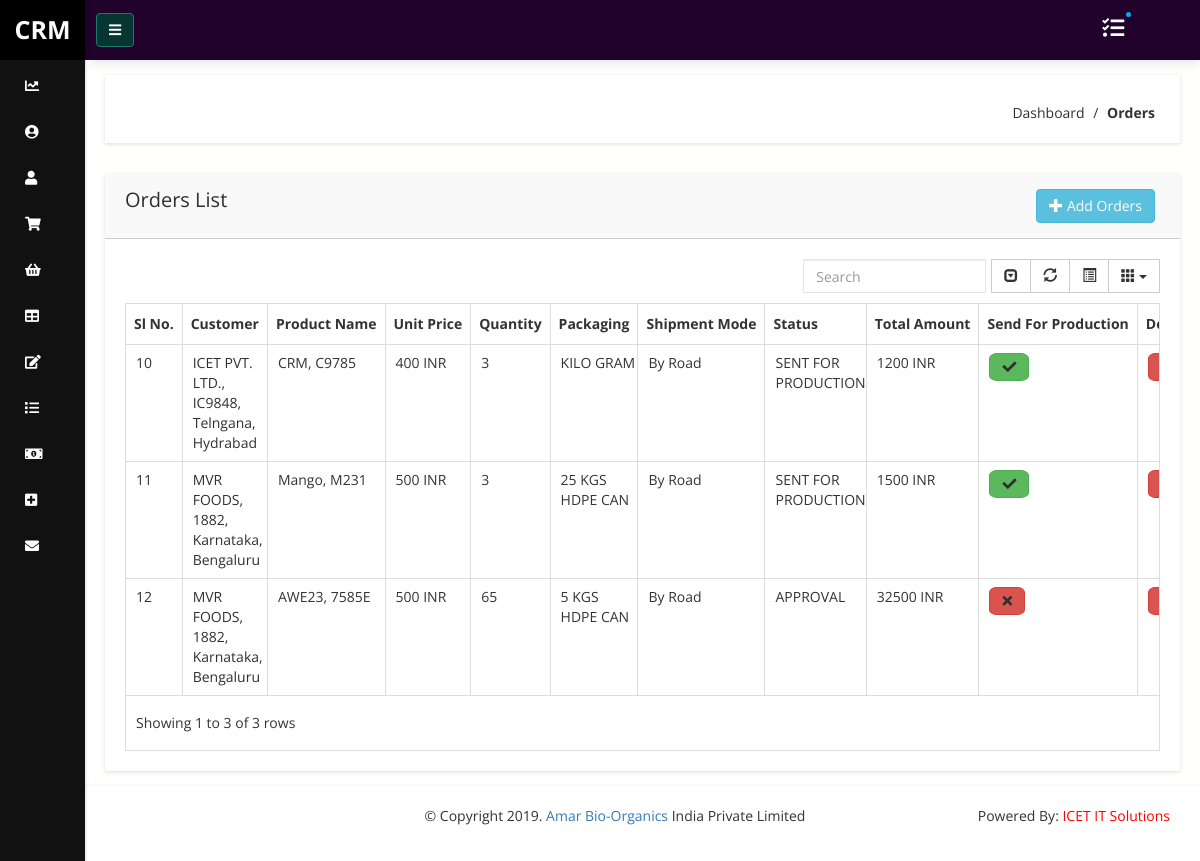
Page /ordered/items (signed in) on the earlier database version.
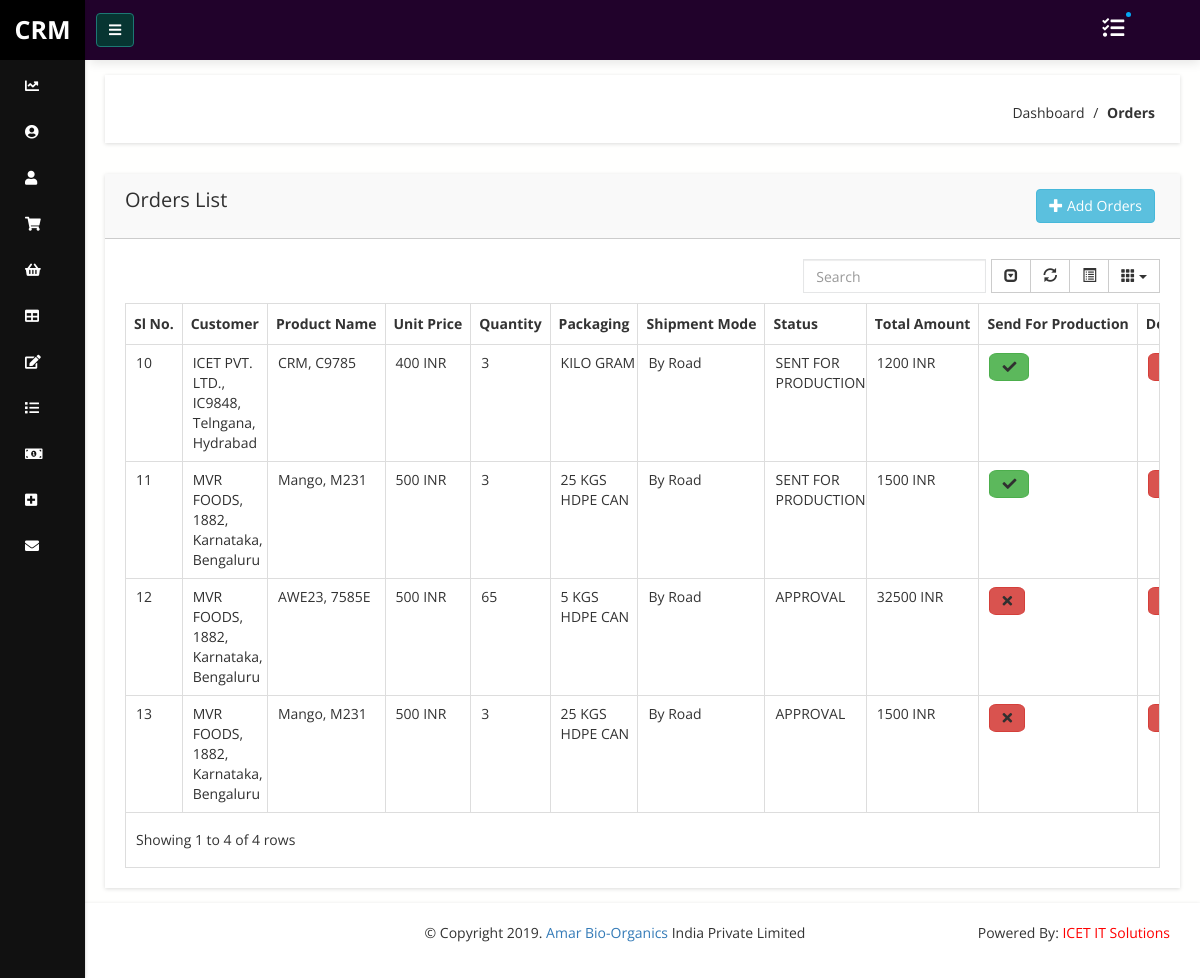
Same page on the later database version.
### crm/models.py (models this page shows, shortened)
class Order(models.Model):
	order_choice = (('Sample','Sample'),
					('Commercial','Commercial'))
	order_status = (('Yes','Yes'),
					('No','No'))
	solubility_choice = (('N/A','N/A'),
					('Water Soluble','Water Soluble'),
					('Oil Soluble','Oil Soluble'))
	packaging_choice = (('KILO GRAM','KILO GRAM'),
					('BULK','BULK'),
					('5 KGS HDPE CAN','5 KGS HDPE CAN'),
					('25 KGS HDPE CAN','25 KGS HDPE CAN'),
					('50 KGS HDPE CAN','50 KGS HDPE CAN'),
					('FIBER DRUM OF 25KGS','FIBER DRUM OF 25KGS'))
	categories_choice = (('Bakery','Bakery'),
					('Pharma','Pharma'),
					('Beverages','Beverages'),
					('Ice-Creams','Ice-Creams'),
					('Biscuits','Biscuits'),
					('Confectionary','Confectionary'),
					('B.C','B.C'),
					('SPF','SPF'))
	uom_choice = (('N/A','N/A'),
				('Litres','Litres'),
				('KGS','KGS'))
	shipment_choice = (('Normal','Normal'),
				('Fast','Fast'),
				('Urgent','Urgent'))
	shipment_mode = (('By Road','By Road'),('By Air','By Air'),('By Ship','By Ship'))
	order_id = models.AutoField(primary_key=True)
	order_lead = models.ForeignKey(Lead,on_delete=models.CASCADE)
	sales_member = models.ForeignKey(User,on_delete=models.CASCADE)
	product_name = models.ForeignKey(Product,on_delete=models.CASCADE)
	item_quantity = models.IntegerField(blank=True,null=True)
	stage = models.CharField(max_length=64, choices=STAGES,default="APPROVAL")
	packaging = models.CharField(max_length=100)
	categories = models.ManyToManyField(Category)
	gst_number = models.CharField(max_length=30,unique=True)
	statutory = models.CharField(max_length=30,blank=True, null=True)
	per_item_price = models.IntegerField()
	address = models.CharField(max_length=100,blank=True,null=True)
	street = models.CharField(max_length=30,blank=True,null=True)
	city = models.CharField(max_length=50)
	state = models.CharField(max_length=50)
	postal_code = models.CharField(max_length=50)
	ship_country = models.CharField(max_length=100,choices=COUNTRIES)
	shipment_priority = models.CharField(max_length=20,choices=shipment_choice,blank=True,null=True)
	total_amount = models.CharField(max_length=100)
	shipment_mode = models.CharField(max_length=100, choices=shipment_mode, blank=True, null=True)
	status = models.BooleanField(default=False)
	attachment = models.FileField(upload_to='FSSAIL/', null=True, blank=True)
	attachment1 = models.FileField(upload_to='GST/', null=True, blank=True)
	attachment2 = models.FileField(upload_to='IEC/', null=True, blank=True)
	order_date = models.DateField(auto_now=True)
	created_on = models.DateField(auto_now=True)
	product_2 = models.CharField(max_length=30,blank=True, null=True)
	code2 = models.CharField(max_length=30,blank=True, null=True)
	item_quantity2 = models.CharField(max_length=30,blank=True, null=True)
	categories2 = models.CharField(max_length=30,blank=True, null=True)
	per_item_price2 = models.CharField(max_length=30,blank=True, null=True)
	product_3 = models.CharField(max_length=30,blank=True, null=True)
	code3 = models.CharField(max_length=30,blank=True, null=True)
	item_quantity3 = models.CharField(max_length=30,blank=True, null=True)
	categories3 = models.CharField(max_length=30,blank=True, null=True)
	per_item_price3 = models.CharField(max_length=30,blank=True, null=True)
	product_4 = models.CharField(max_length=30,blank=True, null=True)
	code4 = models.CharField(max_length=30,blank=True, null=True)
	item_quantity4 = models.CharField(max_length=30,blank=True, null=True)
	categories4= models.CharField(max_length=30,blank=True, null=True)
	per_item_price4 = models.CharField(max_length=30,blank=True, null=True)
	product_5 = models.CharField(max_length=30,blank=True, null=True)
	code5 = models.CharField(max_length=30,blank=True, null=True)
	item_quantity5 = models.CharField(max_length=30,blank=True, null=True)
	categories5 = models.CharField(max_length=30,blank=True, null=True)
	per_item_price5 = models.CharField(max_length=30,blank=True, null=True)
	product_6 = models.CharField(max_length=30,blank=True, null=True)
	code6 = models.CharField(max_length=30,blank=True, null=True)
	item_quantity6 = models.CharField(max_length=30,blank=True, null=True)
	categories6 = models.CharField(max_length=30,blank=True, null=True)
	per_item_price6 = models.CharField(max_length=30,blank=True, null=True)
	product_7 = models.CharField(max_length=30,blank=True, null=True)
	code7 = models.CharField(max_length=30,blank=True, null=True)
	item_quantity7 = models.CharField(max_length=30,blank=True, null=True)
	categories7 = models.CharField(max_length=30,blank=True, null=True)
	per_item_price7 = models.CharField(max_length=30,blank=True, null=True)
	product_8 = models.CharField(max_length=30,blank=True, null=True)
	code8 = models.CharField(max_length=30,blank=True, null=True)
	item_quantity8 = models.CharField(max_length=30,blank=True, null=True)
	categories8 = models.CharField(max_length=30,blank=True, null=True)
	per_item_price8 = models.CharField(max_length=30,blank=True, null=True)
	product_9 = models.CharField(max_length=30,blank=True, null=True)
	code9 = models.CharField(max_length=30,blank=True, null=True)
	item_quantity9 = models.CharField(max_length=30,blank=True, null=True)
	categories9 = models.CharField(max_length=30,blank=True, null=True)
	per_item_price9 = models.CharField(max_length=30,blank=True, null=True)
	product_10 = models.CharField(max_length=30,blank=True, null=True)
	code10 = models.CharField(max_length=30,blank=True, null=True)
	item_quantity10 = models.CharField(max_length=30,blank=True, null=True)
	categories10 = models.CharField(max_length=30,blank=True, null=True)
	per_item_price10 = models.CharField(max_length=30,blank=True, null=True)

class Lead(models.Model):
	categories_choice = (('Bakery','Bakery'),
					('Pharma','Pharma'),
					('Beverages','Beverages'),
					('Ice-Creams','Ice-Creams'),
					('Biscuits','Biscuits'),
					('Confectionary','Confectionary'),
					('B.C','B.C'),
					('Cookies','Cookies'),
					('SPF','SPF'))
	lead_id = models.AutoField(primary_key=True)
	user = models.ForeignKey(User, on_delete=models.CASCADE, null=True, blank=True)
	contacts = models.ManyToManyField(Contact)
	lead_name = models.CharField(max_length=100,blank=True,null=True)
	first_name = models.CharField(max_length=100,null=True,blank=True)
	last_name = models.CharField(max_length=100,null=True,blank=True)
	code = models.CharField(max_length=100, unique=True)
	lead_company = models.CharField(max_length=100,null=True,blank=True)
	status = models.CharField(max_length=255, blank=True,null=True, choices=LEAD_STATUS, default="New")
	source = models.CharField(max_length=255,blank=True, null=True, choices=LEAD_SOURCE)
	phone = models.CharField(max_length=20, null=True,blank=True)
	land_line = models.CharField(max_length=20, null=True,blank=True)
	email = models.EmailField(blank=True,null=True)
	website = models.CharField(max_length=100,null=True,blank=True)
	address = models.CharField(max_length=100,null=True,blank=True)
	street =  models.CharField(max_length=100,null=True,blank=True)
	city = models.CharField(max_length=100,null=True,blank=True)
	dob1 = models.DateField()
	state =  models.CharField(max_length=100,null=True,blank=True)
	postal_code = models.IntegerField(blank=True,null=True)
	country = models.CharField(max_length=100, choices=COUNTRIES,null=True,blank=True)
	description = models.TextField(blank=True, null=True)
	attachment = models.FileField(upload_to='LeadAttach/', null=True, blank=True)
	attachment1 = models.FileField(upload_to='FSSAIL/', null=True, blank=True)
	attachment2 = models.FileField(upload_to='GST/', null=True, blank=True)
	created_on = models.DateTimeField(auto_now=True)
	designation = models.CharField(max_length=100,blank=True,null=True)
	categories = models.ManyToManyField(Category)
	lead_active = models.BooleanField(default=True)
	gst_number = models.CharField(max_length=200,null=True,blank=True)
	department = models.CharField(max_length=200,null=True,blank=True)
	currency_code = models.CharField(max_length=200,choices=CURRENCY_CODES,default='INR')
	def __str__(self):
		if self.code:
			return self.lead_company +', '+ self.code+', '+ self.state+', '+self.city
		else:
			return self.lead_company+', '+ self.state+', '+self.city

class Product(models.Model):
    uom_choice = (('N/A','N/A'),
                    ('KGS','KGS'),
                    ('LITRES','LITRES'))
    packaging_choice = (('KILO GRAM','KILO GRAM'),
                    ('BULK','BULK'),
                    ('5 KGS HDPE CAN','5 KGS HDPE CAN'),
                    ('25 KGS HDPE CAN','25 KGS HDPE CAN'),
                    ('50 KGS HDPE CAN','50 KGS HDPE CAN'),
                    ('FIBER DRUM OF 25KGS','FIBER DRUM OF 25KGS'))
    solubility_choices = (('Oil Soluable', 'Oil Soluable'),
    						('Water Soluable', 'Water Soluable'))
    id = models.AutoField(primary_key=True)
    product_name = models.CharField(max_length=200)
    product_code = models.CharField(max_length=200)
    per_item_price = models.IntegerField(blank=True,null=True)
    solubility = models.CharField(max_length=50,choices=solubility_choices)
    HSN_Number = models.CharField(max_length=100)
    description = models.CharField(max_length=500,blank=True,null=True)
    packaging = models.ManyToManyField(Packing)
    type1 = models.CharField(max_length=500,blank=True,null=True)
    UOM = models.CharField(max_length=500,choices= uom_choice, blank=True,null=True)
    tentative_dose = models.CharField(max_length=500, blank=True,null=True)
    invoice_id = models.CharField(max_length=500, blank=True,null=True)
    def __str__(self):
    	return self.product_name +', '+ self.product_code

### crm/views.py (the view, shortened to what this page needs)
# urls.py: path('ordered/items', Order_total, name='ordered_items'),
@login_required
def Order_total(request,id=''):
	user = request.user
	pr = Profile.objects.get(user=user).designation
	p = Order.objects.filter(sales_member=user)
	if user.is_superuser:
		return HttpResponse("You are Not Allowed ..!")
	else:
		if pr == 'Dispatch Team':
			return HttpResponse("You are Not Allowed ..!")
		if pr == "Sales Team":
			context = {
					'order': p
			}
			return render(request, 'total_order.html', context)

### crm/templates/total_order.html (shortened to what this page needs)
{% extends 'base.html' %}
{% load staticfiles %}
{% block content %}
<div class="breadcome-area mg-b-30 small-dn">
    <div class="container-fluid">
        <div class="row">
            <div class="col-lg-12">
                <div class="breadcome-list map-mg-t-40-gl shadow-reset">
                    <div class="row">
                        <div class="col-lg-6 col-md-6 col-sm-6 col-xs-6 pull-right">
                            <ul class="breadcome-menu">
                                <li><a href="#">Dashboard</a> <span class="bread-slash">/</span>
                                </li>
                                <li><span class="bread-blod">Orders</span>
                                </li>
                            </ul>
                        </div>
                    </div>
                </div>
            </div>
        </div>
    </div>
</div>
<div class="admin-dashone-data-table-area">
    <div class="container-fluid">
        <div class="col-lg-12">
        </div>
        <div class="row">
            <div class="col-lg-12">
                <div class="sparkline8-list shadow-reset">
                    <div class="sparkline8-hd">
                        <div class="main-sparkline8-hd">
                            <div class="row">
                                <div class=" col-lg-6 col-md-6 col-xs-6 col-sm-6">
                            <h1>Orders<span class="table-project-n"> List</span></h1>
                        </div>
                        <div class=" col-lg-6 col-md-6 col-xs-6 col-sm-6">
                            <a href="/add/order" class="btn btn-info pull-right">
                            <div >
                            <span class="glyphicon glyphicon-plus"></span> Add Orders   </div>
                        </a>
                    </div>
                </div>
                        </div>
                    </div>
                    <div class="sparkline8-graph">
                        <div class="datatable-dashv1-list custom-datatable-overright">
                            <table id="table" data-toggle="table" data-pagination="true" data-search="true" data-show-columns="true" data-show-pagination-switch="true" data-show-refresh="true" data-key-events="true" data-show-toggle="true" data-resizable="true" data-cookie="true"
                                data-cookie-id-table="saveId" data-click-to-select="true" data-toolbar="#toolbar">
                                <thead>
                                    <tr>
                                        <th data-field="slno">Sl No.</th>
                                        <th data-field="lead" data-editable="false">Customer</th>
                                        <th data-field="product" data-editable="false">Product Name</th>
                                        <th data-field="unitprice" data-editable="false">Unit Price</th>
                                        <th data-editable="false">Quantity</th>
                                        <th >Packaging</th>
                                        <th>Shipment Mode</th>
                                        <th data-field="Status">Status</th>
                                        <th >Total Amount</th>
                                        <th data-field="Dispatched">Send For Production</th>
                                        <th data-field="Delivered">Delivered</th>
                                    </tr>
                                </thead>
                                <tbody>
                                    {% for i in order %}
                                    <tr>
                                        <td>{{i.order_id }}</td>
                                        <td ><a href="/detail/order/{{i.order_id}}">{{ i.order_lead }}</a></td>
                                        <td>{{ i.product_name }}</td>
                                        <td>  {{ i.per_item_price }} {{ i.order_lead.currency_code }}</td>
                                        <td>{{ i.item_quantity }}</td>
                                        <td> {{ i.packaging }}</td>
                                        <td>{{ i.shipment_mode }}</td>
                                            <td>{{ i.stage }}</td>
                                        <td>   {{ i.total_amount }} {{ i.order_lead.currency_code }}  </td>
                                        {% ifequal i.stage 'SENT FOR PRODUCTION'%}
                                        <td><a class="fa fa-check btn btn-success" aria-hidden="true"  style="border-radius: 20%"></a></td>
                                        {% endifequal %}
                                        {% ifequal i.stage 'APPROVAL' %}
                                        <td><a class="fa fa-times btn btn-danger" aria-hidden="true"  style="border-radius: 20%"></a></td>
                                        {% endifequal %}
                                        {% ifequal i.stage 'SENT FOR PRODUCTION'%}
                                        <td><a class="fa fa-times btn btn-danger" aria-hidden="true"  style="border-radius: 20%"></a></td>
                                        {% endifequal %}
                                        {% ifequal i.stage 'APPROVAL' %}
                                        <td><a class="fa fa-times btn btn-danger" aria-hidden="true"  style="border-radius: 20%"></a></td>
                                        {% endifequal %}
                                    </tr>
                                    {% endfor %}
                                </tbody>
                            </table>
                        </div>
                    </div>
                </div>
            </div>
        </div>
    </div>
</div>
{% endblock %}

Differences in the rows shown:
added Order: order_id "13", order_lead "MVR FOODS, 1882, Karnataka, Bengaluru", product_name "Mango, M231", per_item_price "500", order_lead.currency_code "INR", item_quantity "3", packaging "25 KGS HDPE CAN", shipment_mode "By Road", stage "APPROVAL", total_amount "1500"
Other differences:
text written by a page script: "Showing 1 to 3 of 3 rows" → "Showing 1 to 4 of 4 rows"
